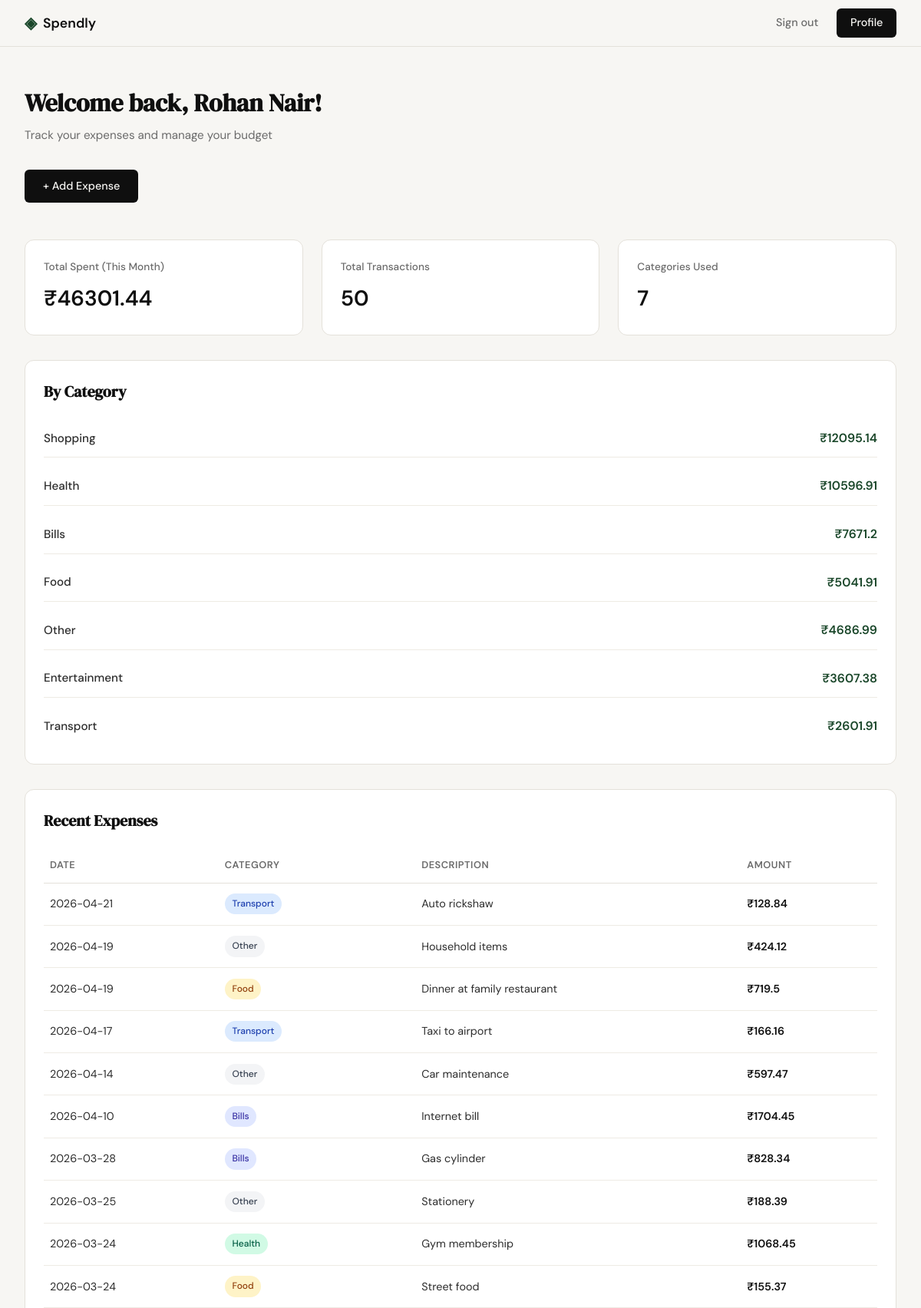
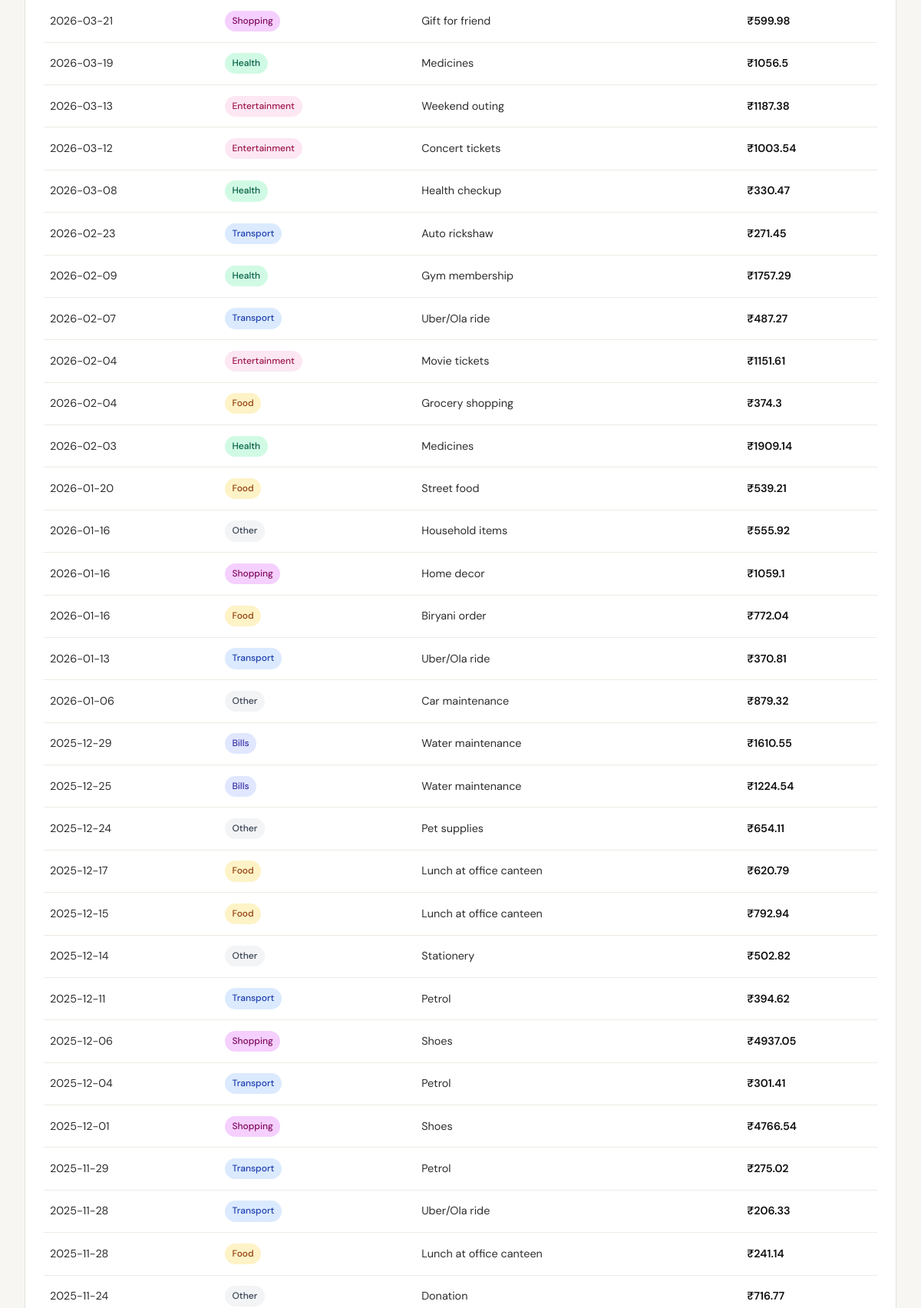
The app's page /dashboard (signed in, upper part) with its own data (2 pictures, top to bottom).
### tables this page shows
CREATE TABLE users (id INTEGER PRIMARY KEY AUTOINCREMENT, name TEXT NOT NULL, email TEXT UNIQUE NOT NULL, password_hash TEXT NOT NULL, created_at TEXT DEFAULT (datetime('now')));

CREATE TABLE expenses (id INTEGER PRIMARY KEY AUTOINCREMENT, user_id INTEGER NOT NULL, amount REAL NOT NULL, category TEXT NOT NULL, date TEXT NOT NULL, description TEXT, created_at TEXT DEFAULT (datetime('now')), FOREIGN KEY (user_id) REFERENCES users(id));

### app.py (the view)
@app.route("/dashboard")
def dashboard():
    if "user_id" not in session:
        return redirect(url_for("login"))
    conn = get_db()
    cursor = conn.cursor()
    cursor.execute("SELECT name, email FROM users WHERE id = ?", (session["user_id"],))
    user = cursor.fetchone()
    cursor.execute("""
        SELECT id, amount, category, date, description
        FROM expenses
        WHERE user_id = ?
        ORDER BY date DESC
    """, (session["user_id"],))
    expenses = cursor.fetchall()
    cursor.execute("""
        SELECT COALESCE(SUM(amount), 0) as total
        FROM expenses
        WHERE user_id = ?
    """, (session["user_id"],))
    total_amount = cursor.fetchone()["total"]
    cursor.execute("""
        SELECT category, SUM(amount) as total
        FROM expenses
        WHERE user_id = ?
        GROUP BY category
        ORDER BY total DESC
    """, (session["user_id"],))
    categories = cursor.fetchall()
    conn.close()
    return render_template("dashboard.html",
                         user=user,
                         expenses=expenses,
                         total_amount=total_amount,
                         categories=categories)

### database/db.py (called while the page is built)
def get_db():
    conn = sqlite3.connect(DATABASE)
    conn.row_factory = sqlite3.Row
    conn.execute("PRAGMA foreign_keys = ON")
    return conn

### templates/dashboard.html (shortened to what this page needs)
{% extends "base.html" %}
{% block content %}
<section class="dashboard-section">
    <div class="dashboard-container">
        <div class="dashboard-header">
            <h1 class="dashboard-title">Welcome back, {{ user.name }}!</h1>
            <p class="dashboard-subtitle">Track your expenses and manage your budget</p>
        </div>
        <div class="dashboard-actions">
            <a href="{{ url_for('add_expense') }}" class="btn-primary">+ Add Expense</a>
        </div>
        <div class="summary-cards">
            <div class="summary-card">
                <span class="summary-label">Total Spent (This Month)</span>
                <span class="summary-amount">₹{{ total_amount }}</span>
            </div>
            <div class="summary-card">
                <span class="summary-label">Total Transactions</span>
                <span class="summary-amount">{{ expenses|length }}</span>
            </div>
            <div class="summary-card">
                <span class="summary-label">Categories Used</span>
                <span class="summary-amount">{{ categories|length }}</span>
            </div>
        </div>
        {% if categories %}
        <div class="dashboard-section-card">
            <h2 class="section-title">By Category</h2>
            <div class="category-breakdown">
                {% for cat in categories %}
                <div class="category-row">
                    <span class="category-name">{{ cat.category }}</span>
                    <span class="category-amount">₹{{ cat.total }}</span>
                </div>
                {% endfor %}
            </div>
        </div>
        {% endif %}
        <div class="dashboard-section-card">
            <h2 class="section-title">Recent Expenses</h2>
            {% if expenses %}
            <table class="expenses-table">
                <thead>
                    <tr>
                        <th>Date</th>
                        <th>Category</th>
                        <th>Description</th>
                        <th>Amount</th>
                    </tr>
                </thead>
                <tbody>
                    {% for expense in expenses %}
                    <tr>
                        <td>{{ expense.date }}</td>
                        <td><span class="badge badge-{{ expense.category|lower }}">{{ expense.category }}</span></td>
                        <td>{{ expense.description or '-' }}</td>
                        <td class="amount">₹{{ expense.amount }}</td>
                    </tr>
                    {% endfor %}
                </tbody>
            </table>
            {% else %}
            <p class="no-expenses">No expenses yet. Click "Add Expense" to get started!</p>
            {% endif %}
        </div>
    </div>
</section>
{% endblock %}

### templates/base.html (shortened to what this page needs)
<!DOCTYPE html>
<html lang="en">
<head>
    <link rel="stylesheet" href="{{ url_for('static', filename='css/style.css') }}">
</head>
<body>
    <nav class="navbar">
        <div class="nav-inner">
            <a href="{{ url_for('landing') }}" class="nav-brand">
                <span class="brand-icon">◈</span>
                <span class="brand-name">Spendly</span>
            </a>
            <div class="nav-links">
                {% if session.user_id %}
                    <a href="{{ url_for('logout') }}">Sign out</a>
                    <a href="{{ url_for('profile') }}" class="nav-cta">Profile</a>
                {% else %}
                    <a href="{{ url_for('login') }}">Sign in</a>
                    <a href="{{ url_for('register') }}" class="nav-cta">Get started</a>
                {% endif %}
            </div>
        </div>
    </nav>
    <main class="main-content">
        {% block content %}{% endblock %}
    </main>
</body>
</html>

### records on screen
users: name "Rohan Nair"
expenses: date "2026-04-21", category "Transport", description "Auto rickshaw", amount "128.84"
expenses: date "2026-04-19", category "Other", description "Household items", amount "424.12"
expenses: date "2026-04-19", category "Food", description "Dinner at family restaurant", amount "719.5"
expenses: date "2026-04-17", category "Transport", description "Taxi to airport", amount "166.16"
expenses: date "2026-04-14", category "Other", description "Car maintenance", amount "597.47"
expenses: date "2026-04-10", category "Bills", description "Internet bill", amount "1704.45"
expenses: date "2026-03-28", category "Bills", description "Gas cylinder", amount "828.34"
expenses: date "2026-03-25", category "Other", description "Stationery", amount "188.39"
expenses: date "2026-03-24", category "Health", description "Gym membership", amount "1068.45"
expenses: date "2026-03-24", category "Food", description "Street food", amount "155.37"
expenses: date "2026-03-21", category "Shopping", description "Gift for friend", amount "599.98"
expenses: date "2026-03-19", category "Health", description "Medicines", amount "1056.5"
expenses: date "2026-03-13", category "Entertainment", description "Weekend outing", amount "1187.38"
expenses: date "2026-03-12", category "Entertainment", description "Concert tickets", amount "1003.54"
expenses: date "2026-03-08", category "Health", description "Health checkup", amount "330.47"
expenses: date "2026-02-23", category "Transport", description "Auto rickshaw", amount "271.45"
expenses: date "2026-02-09", category "Health", description "Gym membership", amount "1757.29"
expenses: date "2026-02-07", category "Transport", description "Uber/Ola ride", amount "487.27"
expenses: date "2026-02-04", category "Entertainment", description "Movie tickets", amount "1151.61"
expenses: date "2026-02-04", category "Food", description "Grocery shopping", amount "374.3"
expenses: date "2026-02-03", category "Health", description "Medicines", amount "1909.14"
expenses: date "2026-01-20", category "Food", description "Street food", amount "539.21"
expenses: date "2026-01-16", category "Other", description "Household items", amount "555.92"
expenses: date "2026-01-16", category "Shopping", description "Home decor", amount "1059.1"
expenses: date "2026-01-16", category "Food", description "Biryani order", amount "772.04"
expenses: date "2026-01-13", category "Transport", description "Uber/Ola ride", amount "370.81"
expenses: date "2026-01-06", category "Other", description "Car maintenance", amount "879.32"
expenses: date "2025-12-29", category "Bills", description "Water maintenance", amount "1610.55"
expenses: date "2025-12-25", category "Bills", description "Water maintenance", amount "1224.54"
expenses: date "2025-12-24", category "Other", description "Pet supplies", amount "654.11"
expenses: date "2025-12-17", category "Food", description "Lunch at office canteen", amount "620.79"
expenses: date "2025-12-15", category "Food", description "Lunch at office canteen", amount "792.94"
expenses: date "2025-12-14", category "Other", description "Stationery", amount "502.82"
expenses: date "2025-12-11", category "Transport", description "Petrol", amount "394.62"
expenses: date "2025-12-06", category "Shopping", description "Shoes", amount "4937.05"
expenses: date "2025-12-04", category "Transport", description "Petrol", amount "301.41"
expenses: date "2025-12-01", category "Shopping", description "Shoes", amount "4766.54"
expenses: date "2025-11-29", category "Transport", description "Petrol", amount "275.02"
expenses: date "2025-11-28", category "Transport", description "Uber/Ola ride", amount "206.33"
expenses: date "2025-11-28", category "Food", description "Lunch at office canteen", amount "241.14"
expenses: date "2025-11-24", category "Other", description "Donation", amount "716.77"

### other values on screen
{{ total_amount }} "46301.44"
{{ expenses|length }} "50"
{{ categories|length }} "7"
{{ cat.category }} "Shopping" "Health" "Bills" "Food" "Other" "Entertainment" "Transport"
{{ cat.total }} "12095.14" "10596.91" "7671.2" "5041.91" "4686.99" "3607.38" "2601.91"
